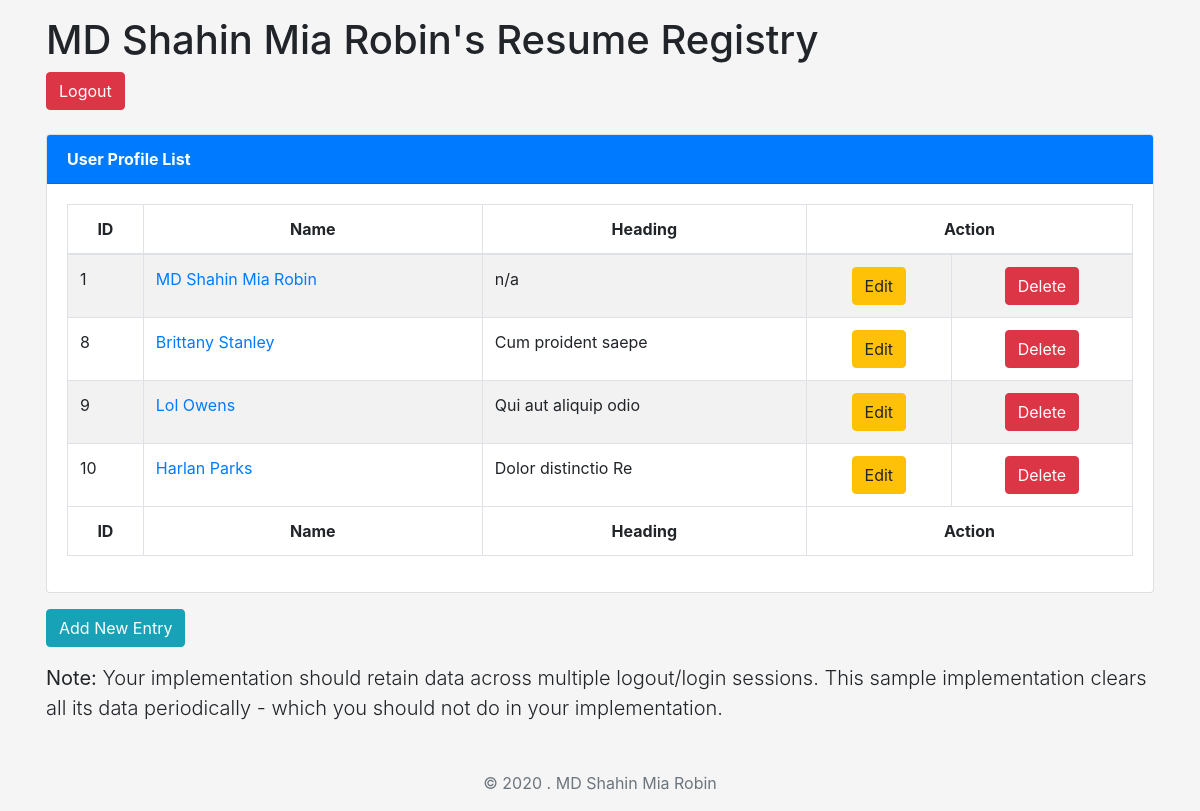
/index.php (signed in), run on the app's committed database.
### tables this page shows
CREATE TABLE `profile` (
  `profile_id` int(11) NOT NULL,
  `user_id` int(11) NOT NULL,
  `first_name` text DEFAULT NULL,
  `last_name` text DEFAULT NULL,
  `email` text DEFAULT NULL,
  `headline` text DEFAULT NULL,
  `summary` text DEFAULT NULL
);

### include/pdo.php (called while the page is built, shortened)
<?php
$title = "MD Shahin Mia Robin";

### index.php (the view, shortened to what this page needs)
<?php require "include/pdo.php";
$sql = "SELECT * FROM `profile`;";
$statement = $pdo->query($sql);
$autos = ($statement->rowCount() > 0)
    ? $statement->fetchAll(PDO::FETCH_ASSOC)
    : null;
?>
<!doctype html>
<html lang="en" class="h-100">
<head>
  <link href="assets/css/bootstrap.css" rel="stylesheet" type="text/css">
  <link href="assets/css/style.css" rel="stylesheet" type="text/css">
</head>
<body class="d-flex flex-column h-100">
<main role="main" class="flex-shrink-0">
  <div class="container">
    <h1 class="h1"><?= $title ?>'s Resume Registry</h1>
      <?php if (empty($_SESSION['user'])) : ?>
        <a class="btn btn-info font-weight-bold" href="login.php">Please log in</a>
      <?php else :
          ?>
        <a class="btn btn-danger" href="logout.php">Logout</a>
      <?php endif;
      if (!empty($autos)) : ?>
        <div class="row">
          <div class="mt-4 col-12">
            <div class="card">
              <p class="card-header font-weight-bold bg-primary text-white">User Profile List</p>
              <div class="card-body">
                <div class="table-responsive">
                  <table class="table table-bordered table-striped">
                    <thead>
                    <tr class="text-center">
                      <th>ID</th>
                      <th>Name</th>
                      <th>Heading</th>
                      <th colspan="2">Action</th>
                    </tr>
                    </thead>
                    <tbody>
                    <?php foreach ($autos as $auto) : ?>
                      <tr>
                        <td><?= htmlentities($auto['profile_id'], ENT_COMPAT, ini_get("default_charset"), false) ?></td>
                        <td><a href="view.php?profile_id=<?= $auto['profile_id'] ?>">
                                <?= htmlentities($auto['first_name'] . ' ' . $auto['last_name'], ENT_COMPAT, ini_get("default_charset"), false) ?>
                          </a>
                        </td>
                        <td><?= htmlentities($auto['headline'], ENT_COMPAT, ini_get("default_charset"), false) ?></td>
                        <td class="text-center"><a href="edit.php?profile_id=<?= $auto['profile_id'] ?>"
                                                   class="btn btn-warning">Edit</a></td>
                        <td class="text-center"><a href="delete.php?profile_id=<?= $auto['profile_id'] ?>"
                                                   class="btn btn-danger">Delete</a>
                        </td>
                      </tr>
                    <?php endforeach; ?>
                    </tbody>
                    <tfoot>
                    <tr class="text-center">
                      <th>ID</th>
                      <th>Name</th>
                      <th>Heading</th>
                      <th colspan="2">Action</th>
                    </tr>
                    </tfoot>
                  </table>
                </div>
              </div>
            </div>
          </div>
        </div>
      <?php endif;
      if (!empty($_SESSION['user'])) : ?>
        <p class="mt-3">
          <a class="btn btn-info" href="add.php">Add New Entry</a>
        </p>
      <?php endif; ?>
    <p class="lead mt-3">
      <b>Note:</b> Your implementation should retain data across multiple
      logout/login sessions. This sample implementation clears all its data
      periodically - which you should not do in your implementation.
    </p>
  </div>
</main>
<footer class="footer mt-auto py-3">
  <div class="container">
    <span class="text-muted">&copy; <?= date('Y') ?> . <?= $title ?></span>
  </div>
</footer>
</body>
</html>

### assets/css/style.css (style rules this page uses)
html, body { height: 100%; }
body { display: -ms-flexbox; display: flex; -ms-flex-align: center; align-items: center; padding-bottom: 40px; background-color: #f5f5f5; }
main > .container { padding: 1rem; }
.footer { background-color: #f5f5f5; }
.footer > .container { padding-right: 15px; padding-left: 15px; }

### data on the page
profile: profile_id "1", first_name+last_name "MD Shahin Mia Robin", headline "n/a"
profile: profile_id "8", first_name+last_name "Brittany Stanley", headline "Cum proident saepe"
profile: profile_id "9", first_name+last_name "Lol Owens", headline "Qui aut aliquip odio"
profile: profile_id "10", first_name+last_name "Harlan Parks", headline "Dolor distinctio Re"

### other printed values
$title "MD Shahin Mia Robin"
